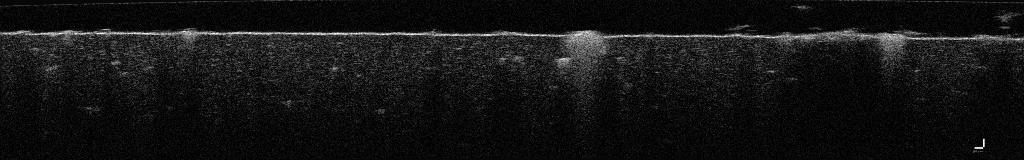
%> input picture OCT/Default_0014_Mode2D.jpg, 1024 x 160 px
$ octave OCT2.m   (GNU Octave 9; MATLAB toolbox functions it lacks are replaced by stand-ins)
%> lines starting %> are read from the running program, lines starting %| are printed output that depends on the picture
% Reading the image2
I2 = imread("OCT/Default_0014_Mode2D.jpg");
%> I2 is the input picture: size 160x1024x3 uint8; min 0, max 255, mean 20.2

% Converting image to grayscale
OCT_image2 = rgb2gray(I2);
figure('Name','Original Image');
imshow(OCT_image2);
title('Original Image');
imwrite(OCT_image2,'Tape/oct_image.jpg')

%%
% plotting the pdf of OCT image
[counts,binLocations] = imhist(OCT_image2);
%> counts = 256 values, max 10326 at index 1, min 0 at index 239, mean 640; binLocations = 256 values from 0 to 255
figure('Name','PDF of OCT image');
imhist(OCT_image2);
title('PDF of Original Image');
%> figure, not shown here; highest point at x = 0, y = 10326
imwrite(imhist(OCT_image2),'Tape/pdf_oct_image.jpg')


%% speckle correction
%apply median filter on the image2
img_med= medfilt2(OCT_image2,[5 5]);
figure('Name','Image after median filtering');
imshow(img_med);
title('Image after median filtering');

img_weiner = wiener2(img_med,[11 11]);
figure('Name','Image after wiener filtering');
imshow(img_weiner);
title('Image after wiener filtering');

img_bilat= imbilatfilt(img_weiner,9);
figure('Name','Image after bilateral smoothening');
imshow(img_weiner);
title('Image after bilateral smoothening');

img_gama= imadjust(img_bilat,[],[],1.3);
figure('Name','Image after gamma correction');
imshow(img_gama)
title('Image after gamma correction');

img_speckle = (OCT_image2 - img_gama);
figure('Name','Image of the speckle');
imshow(img_speckle)
title('Image of the speckle');

figure('Name','Original vs corrected image');
imshowpair(OCT_image2,img_gama, 'montage');
title('Original (Left) vs Speckle corrected (Right) image');
imwrite(img_gama,'Tape/speckles_corrected_median.jpg')
imwrite(cat(1,OCT_image2,img_gama),'Tape/speckles_corrected_median_montage.jpg')
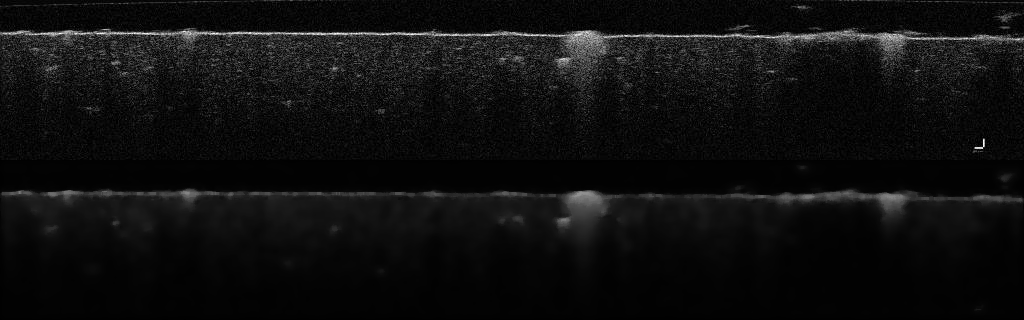
%> saved as speckles_corrected_median_montage.jpg: size 320x1024 uint8; min 0, max 255, mean 14.9

%% Frequency Distribution Analysis
% frequency distribution analysis of original image
% Performing 2D Fourier Transform
fft_image = fft2(double(OCT_image2));

% Shifting zero-frequency components to the center
fft_image_shifted = fftshift(fft_image);

% magnitude spectrum (log scale for visualization)
magnitude_spectrum = log(abs(fft_image_shifted) + 1);

figure('Name','Magnitude');
imagesc(magnitude_spectrum);
title('Magnitude spectrum of original image');

%phase spectrum
phase_spectrum = angle(fft_image_shifted);
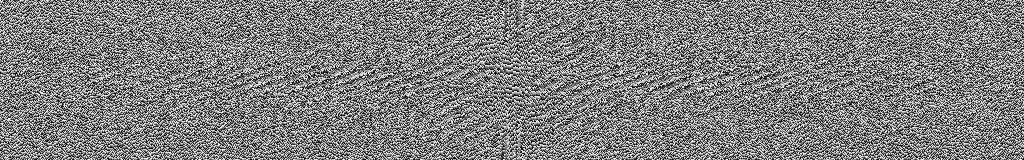
%> phase_spectrum: size 160x1024 double; min -3.14, max 3.14, mean 1.92e-05; drawn with min black and max white
figure('Name','Phase'); imagesc(phase_spectrum);
title('Phase spectrum of original image')

%%
% frequency distribution analysis of corrected image
% Performing 2D Fourier Transform
fft_image = fft2(double(img_gama));

% Shifting zero-frequency components to the center
fft_image_shifted = fftshift(fft_image);

% magnitude spectrum (log scale for visualization)
magnitude_spectrum = log(abs(fft_image_shifted) + 1);
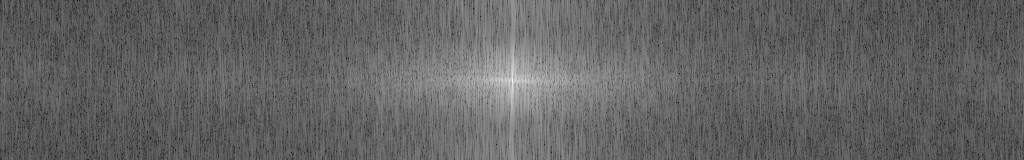
%> magnitude_spectrum: size 160x1024 double; min 0.612, max 14.27, mean 5.93; drawn with min black and max white

figure('Name','Magnitude');
imagesc(magnitude_spectrum);
title('Magnitude spectrum of corrected image');
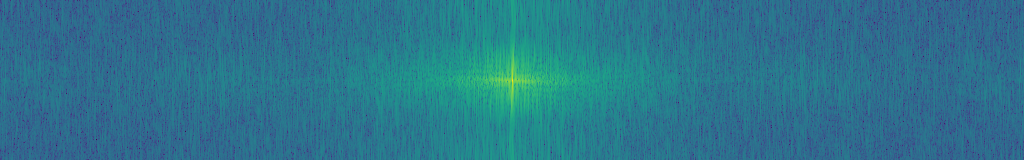
%> displayed picture: size 160x1024x3, on the screen's scale of 0 to 255; mean R, G, B 44, 117.1, 141

%phase spectrum
phase_spectrum = angle(fft_image_shifted);
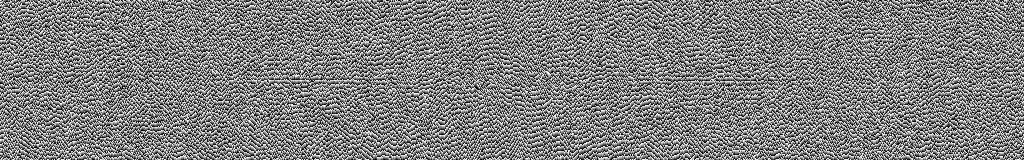
%> phase_spectrum: size 160x1024 double; min -3.14, max 3.14, mean 1.92e-05; mean of the top-left, top-right, bottom-left and bottom-right quarters -0.0106, 0.00187, 0.00182, 0.00699; drawn with min black and max white
figure('Name','Phase'); imagesc(phase_spectrum);
title('Phase spectrum of corrected image')
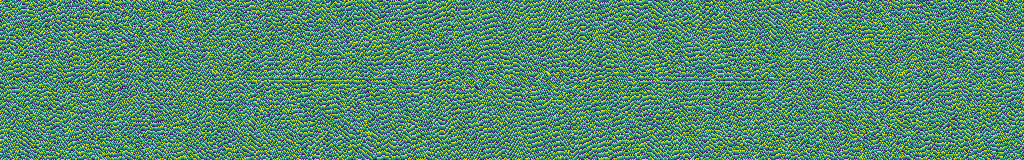
%> displayed picture: size 160x1024x3, on the screen's scale of 0 to 255; mean R, G, B 83.5, 137.2, 109.7
%% plotting the histograms of original image, wiener filtered image, final smoothened image

figure('Name','PDF of OCT image');
imhist(OCT_image2);
title('PDF of Original Image 2');
%> figure, not shown here; highest point at x = 0, y = 10326

figure('Name','PDF of  wiener filtered image');
imhist(img_wiener);
%> (this line was passed over: img_wiener is not available in this run)
title('PDF of wiener filtered Image');

figure('Name','PDF of bilateral smoothened image');
imhist(img_bilat);
title('PDF of bilateral filtered image');
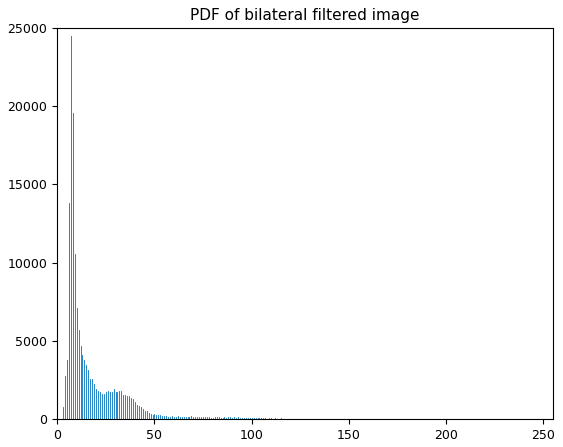
%> figure redrawn from the program's plot data; highest point at x = 7, y = 24497

$ run again, with OCT/Default_0001_Mode2D.jpg copied over OCT/Default_0014_Mode2D.jpg
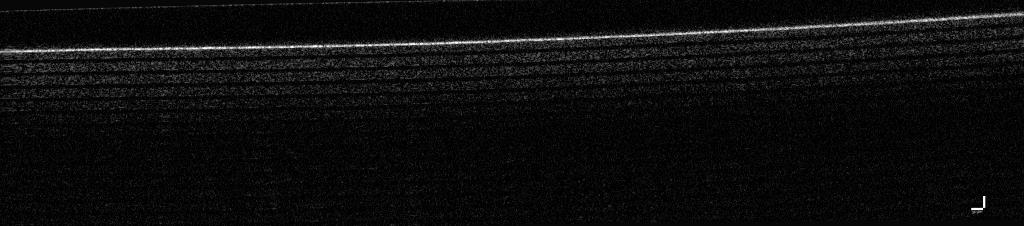
%> input picture OCT/Default_0001_Mode2D.jpg, 1024 x 226 px
%> I2 is the input picture: size 226x1024x3 uint8; min 0, max 255, mean 13.3
%> counts = 256 values, max 26714 at index 1, min 2 at index 239, mean 904; binLocations = 256 values from 0 to 255
%> `title('Phase spectrum of corrected image')`:
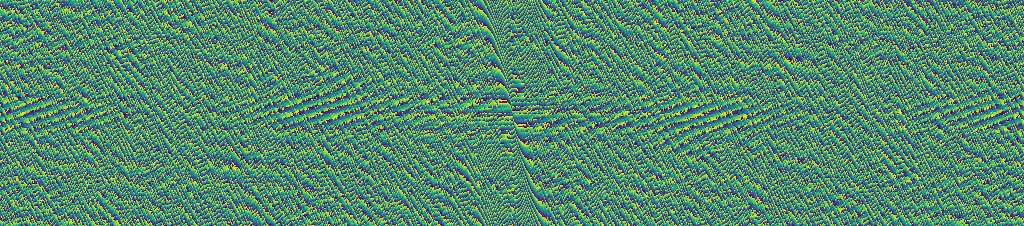
%> displayed picture: size 226x1024x3, on the screen's scale of 0 to 255; mean R, G, B 83.4, 137.2, 109.8
%> `title('PDF of bilateral filtered image');`:
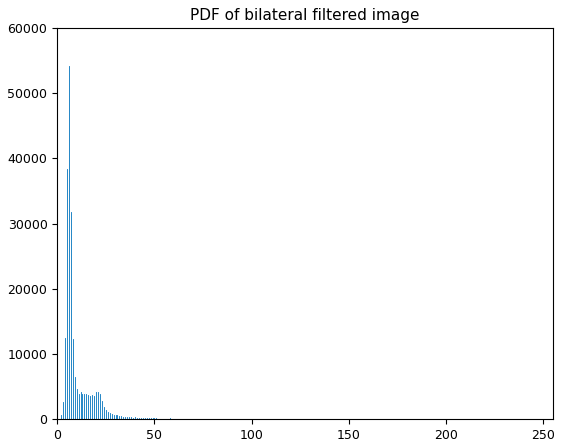
%> figure redrawn from the program's plot data; highest point at x = 6, y = 54223

$ run again, with OCT/Default_0003_Mode2D.jpg copied over OCT/Default_0014_Mode2D.jpg
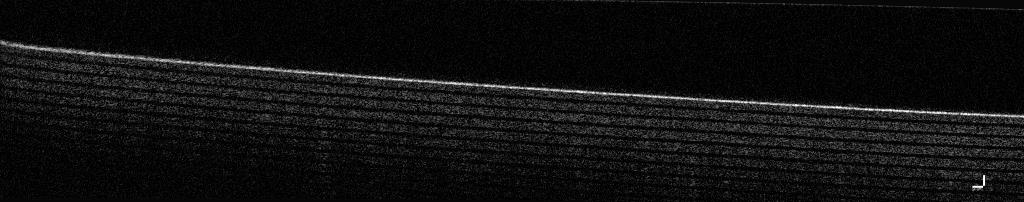
%> input picture OCT/Default_0003_Mode2D.jpg, 1024 x 202 px
%> I2 is the input picture: size 202x1024x3 uint8; min 0, max 255, mean 16.5
%> counts = 256 values, max 23420 at index 1, min 1 at index 240, mean 808; binLocations = 256 values from 0 to 255
%> `title('Phase spectrum of corrected image')`:
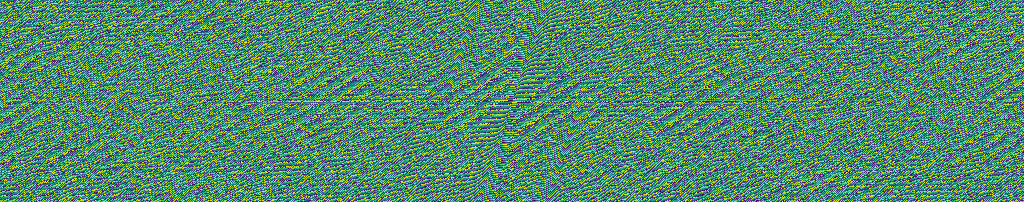
%> displayed picture: size 202x1024x3, on the screen's scale of 0 to 255; mean R, G, B 83.4, 137.2, 109.8; mean of the top-left, top-right, bottom-left and bottom-right quarters 110.2, 110.1, 110.2, 110
%> `title('PDF of bilateral filtered image');`:
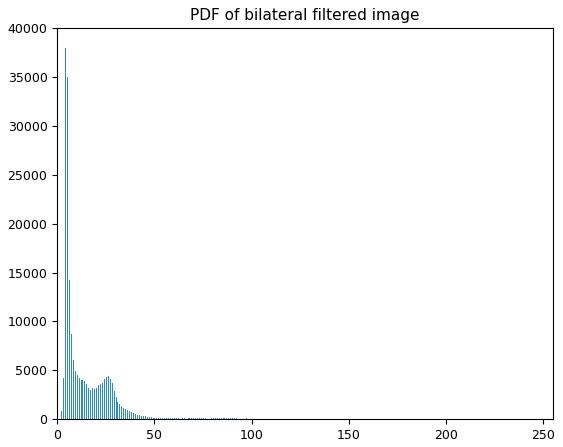
%> figure redrawn from the program's plot data; highest point at x = 4, y = 37941
